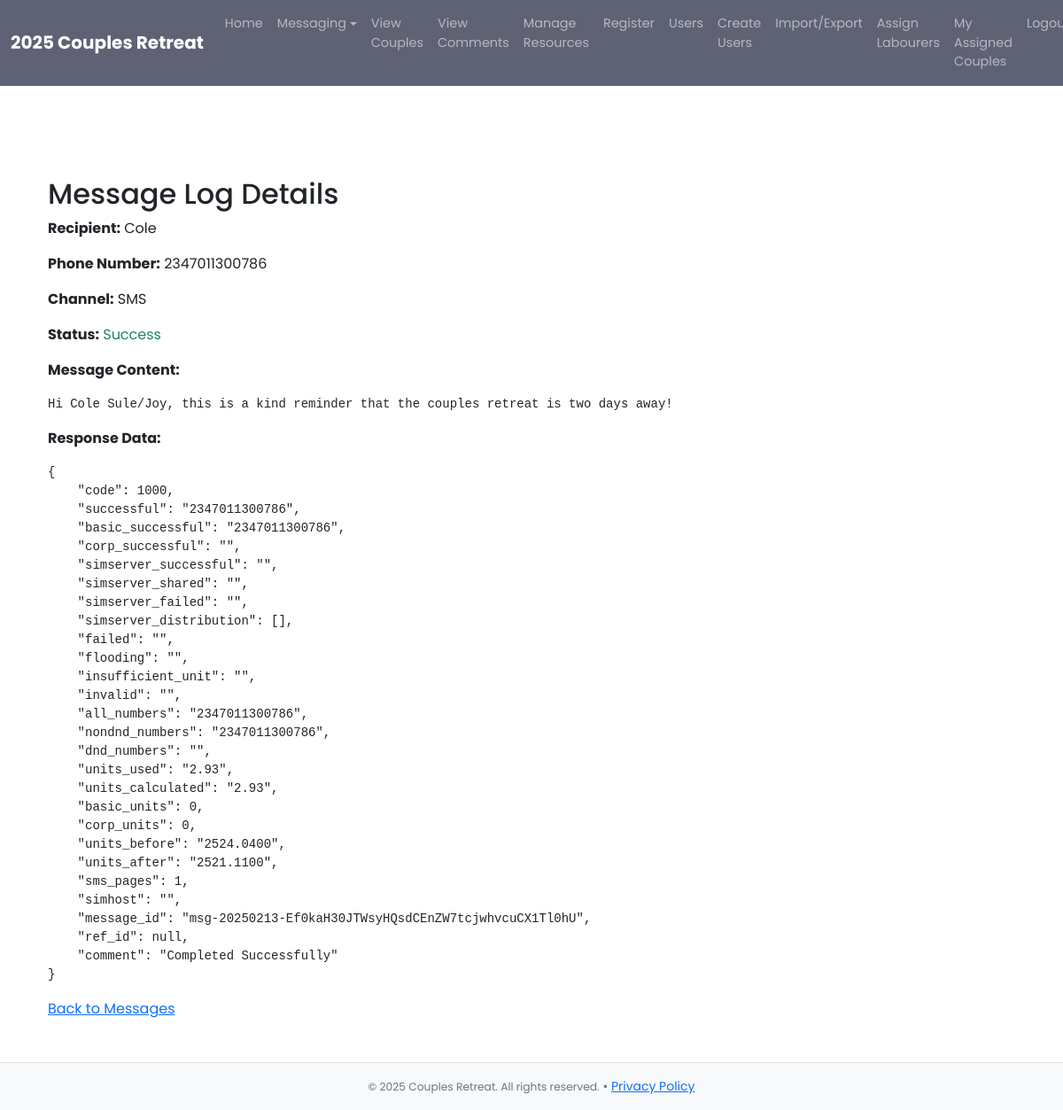
The app's page /messaging_engine/message_log_detail/25 (signed in) with its own data.
### messaging_engine/models.py (models this page shows, shortened)
class MessageLog(models.Model):
    recipient = models.ForeignKey('Recipient', on_delete=models.CASCADE)
    message = models.ForeignKey('Message', on_delete=models.CASCADE)
    phone_number = models.CharField(max_length=50)  # Store the actual phone number used
    message_content = models.TextField()  # Store the actual message sent
    channel = models.CharField(max_length=50)  # SMS, Email, WhatsApp
    status = models.CharField(max_length=20)  # Pending, Success, Failure
    response_data = models.TextField(blank=True, null=True)
    created_at = models.DateTimeField(auto_now_add=True)

class Recipient(models.Model):
    registered_ref = models.UUIDField(null=True, blank=True)
    s_name = models.CharField(max_length=100, null=True, blank=True)
    f_name_m = models.CharField(max_length=100, null=True, blank=True)
    phone_no_m = models.CharField(max_length=20, null=True, blank=True)
    email_m = models.EmailField(null=True, blank=True)
    f_name_f = models.CharField(max_length=100, null=True, blank=True)
    phone_no_f = models.CharField(max_length=20, null=True, blank=True)
    email_f = models.EmailField(null=True, blank=True)
    is_user = models.BooleanField(default=False)  # Distinguishes database users from external data
    created_at = models.DateTimeField(auto_now_add=True)
    updated_at = models.DateTimeField(auto_now=True)

### messaging_engine/views.py (the view)
# urls.py: path('message_log_detail/<int:log_id>', views.message_log_detail, name="message_log_detail"),
@superuser_required
def message_log_detail(request, log_id):
    log = get_object_or_404(MessageLog, id=log_id)
    try:
        response_data_json = json.dumps(json.loads(log.response_data), indent=4)
    except json.JSONDecodeError:
        response_data_json = log.response_data  # If not valid JSON, show raw text
    return render(request, 'message_log_detail.html', {
        'log': log,
        'response_data_json': response_data_json})

### messaging_engine/views.py (called while the page is built)
def superuser_required(view_func):
    @wraps(view_func)
    def _wrapped_view(request, *args, **kwargs):
        if not request.user.is_authenticated or not request.user.is_superuser:
            messages.warning(request, "You do not have permission to access this page.")
            return redirect('admin_login')
        return view_func(request, *args, **kwargs)
    return _wrapped_view

### messaging_engine/templates/message_log_detail.html
{% extends 'base.html' %}
{% block content %}
    <br/><br/><br/><br/>
<div class="container mt-4">
    <h2>Message Log Details</h2>
    <p><strong>Recipient:</strong> {{ log.recipient.s_name }}</p>
    <p><strong>Phone Number:</strong> {{ log.phone_number }}</p>
    <p><strong>Channel:</strong> {{ log.channel }}</p>
    <p><strong>Status:</strong> <span class="{% if log.status == 'Success' %}text-success{% else %}text-danger{% endif %}">{{ log.status }}</span></p>
    <p><strong>Message Content:</strong></p>
    <pre>{{ log.message_content }}</pre>
    <p><strong>Response Data:</strong></p>
    <pre>{{ response_data_json }}</pre>
    <a href="{% url 'message_detail' log.message.id %}">Back to Messages</a><br/><br/>
</div>
{% endblock %}

### website/templates/base.html (style rules this page uses)
html, body { height: 100%; margin: 0; font-family: 'Poppins', sans-serif; }
body { display: flex; flex-direction: column; padding-top: 56px; }

### records on screen
MessageLog: recipient.s_name "Cole", phone_number "2347011300786", channel "SMS", status "Success", message_content "Hi Cole Sule/Joy, this is a kind reminder that the couples retreat is two days away!"
